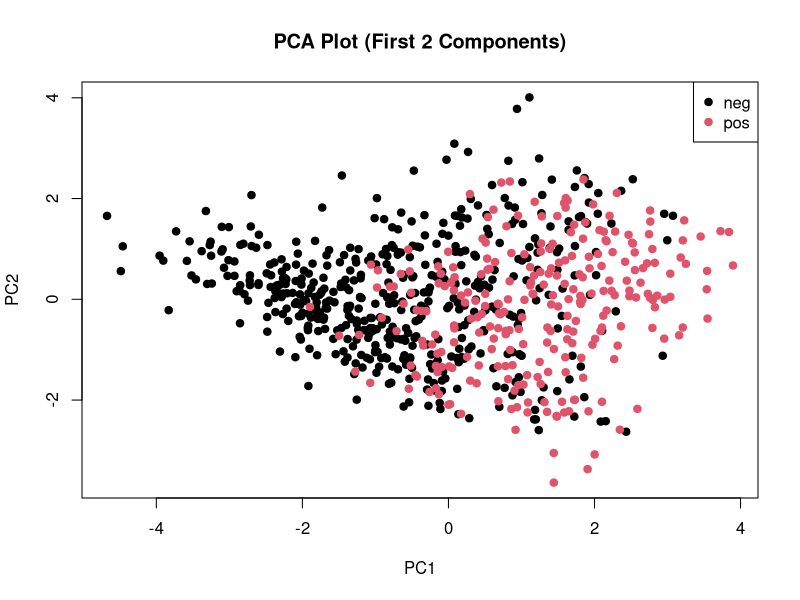
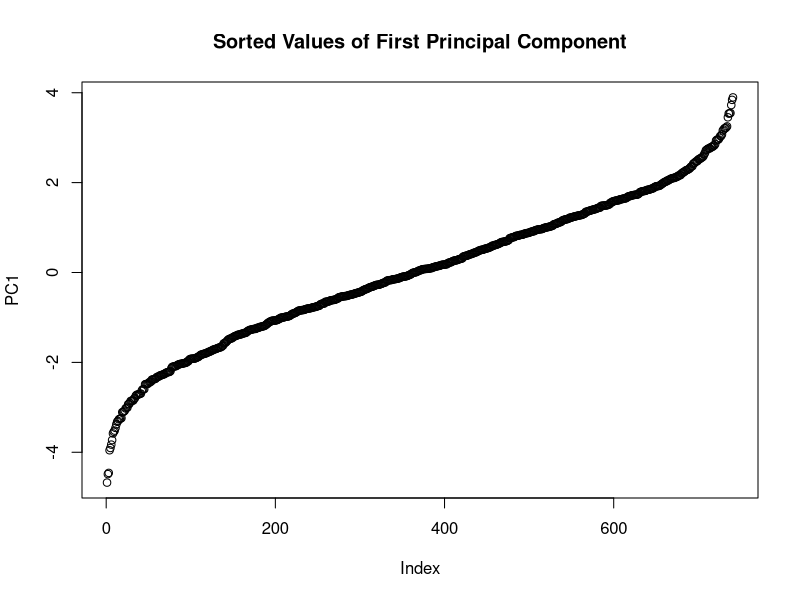
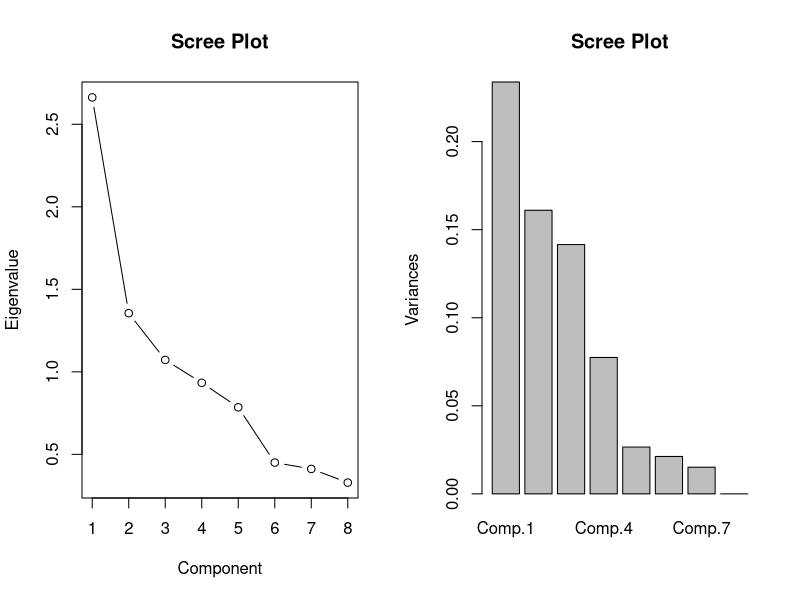
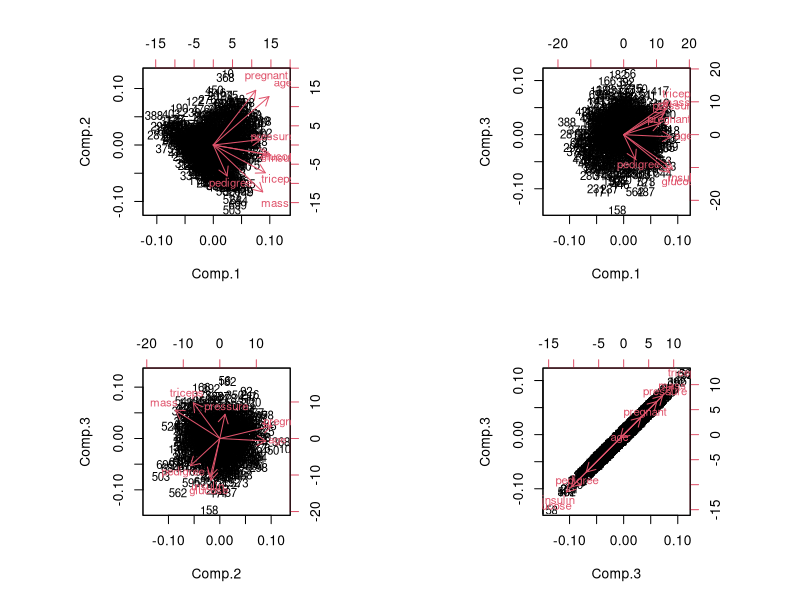
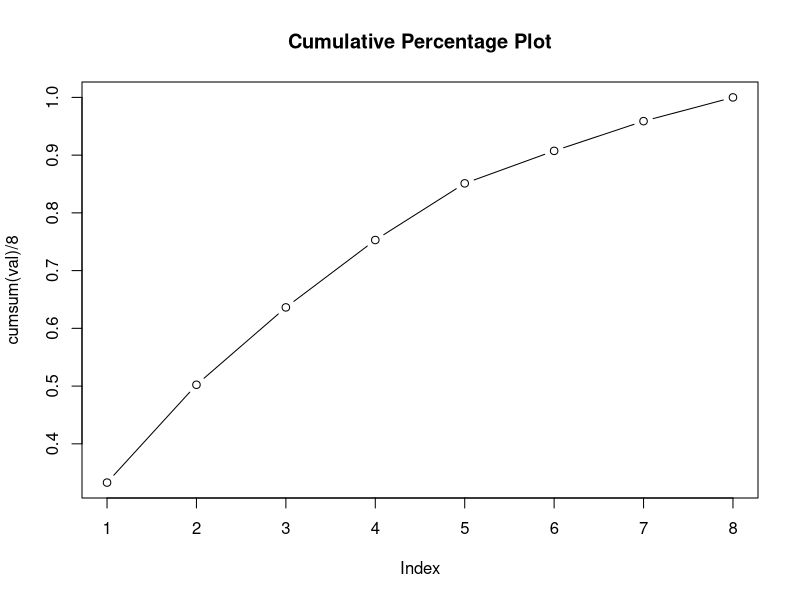

Write R code to recreate these figures, in order.
## ---- chunk 1
knitr::opts_chunk$set(echo = TRUE)
## ---- chunk 2
library(mlbench)
library(psych)
library(MASS)

df <- read.csv("df_EDA.csv")
head(df)
## ---- chunk 3
df_features <- df[, 1:8]
head(df_features)
## ---- chunk 4
ev <- eigen(cov(df_features))$values
eve <- eigen(cov(df_features))$vectors
print(ev)
print(eve)
## ---- chunk 5
df$diabetes <- as.factor(df$diabetes)

# First 2 components manually
l1 <- t(eve[, 1]) %*% t(df_features)
l2 <- t(eve[, 2]) %*% t(df_features)

# Plot of first 2 Components
plot(-l1[1, ], l2[1, ], 
     main = "PCA Plot (First 2 Components)", xlab = "PC1", ylab = "PC2",
     col = as.numeric(df$diabetes), pch = 19)
legend("topright", legend = levels(df$diabetes), col = 1:length(levels(df$diabetes)), pch = 19)
## ---- chunk 6
# Plot of sorted first component 
plot(sort(-l1[1, ]), 
     main = "Sorted Values of First Principal Component", ylab = "PC1")
## ---- chunk 7
S <- cor(df_features)
S
## ---- chunk 8
val <- eigen(S)$values
vec <- eigen(S)$vectors
print(val)
print(vec)
## ---- chunk 9
par(mfrow = c(1, 2))
plot(val, type = "b",
     main = "Scree Plot", xlab = "Component", ylab = "Eigenvalue")
screeplot(princomp(S), main = "Scree Plot")
## ---- chunk 10
cumsum(val)/8
par(mfrow=c(1,1))
png("fig/cumulative_percentage_plot.png", width = 800, height = 600)
plot(cumsum(val)/8, type="b", main="Cumulative Percentage Plot")
dev.off()
## ---- chunk 11
PCA <- princomp(df_features, cor=TRUE, scores=TRUE)
df_PCA <- as.data.frame(PCA$scores[, 1:6])
PCA

loadings(PCA)
summary(PCA)
## ---- chunk 12
# df_PCA <- as.data.frame(PCA$scores)
## ---- chunk 13
# Save PCA-transformed data to CSV
write.csv(df_PCA, "df_PCA.csv", row.names = FALSE)
## ---- chunk 14
par(mfrow=c(2,2))
biplot(PCA,choices=c(1,2))
biplot(PCA,choices=c(1,3))
biplot(PCA,choices=c(2,3))
biplot(PCA,choices=c(3,3))
